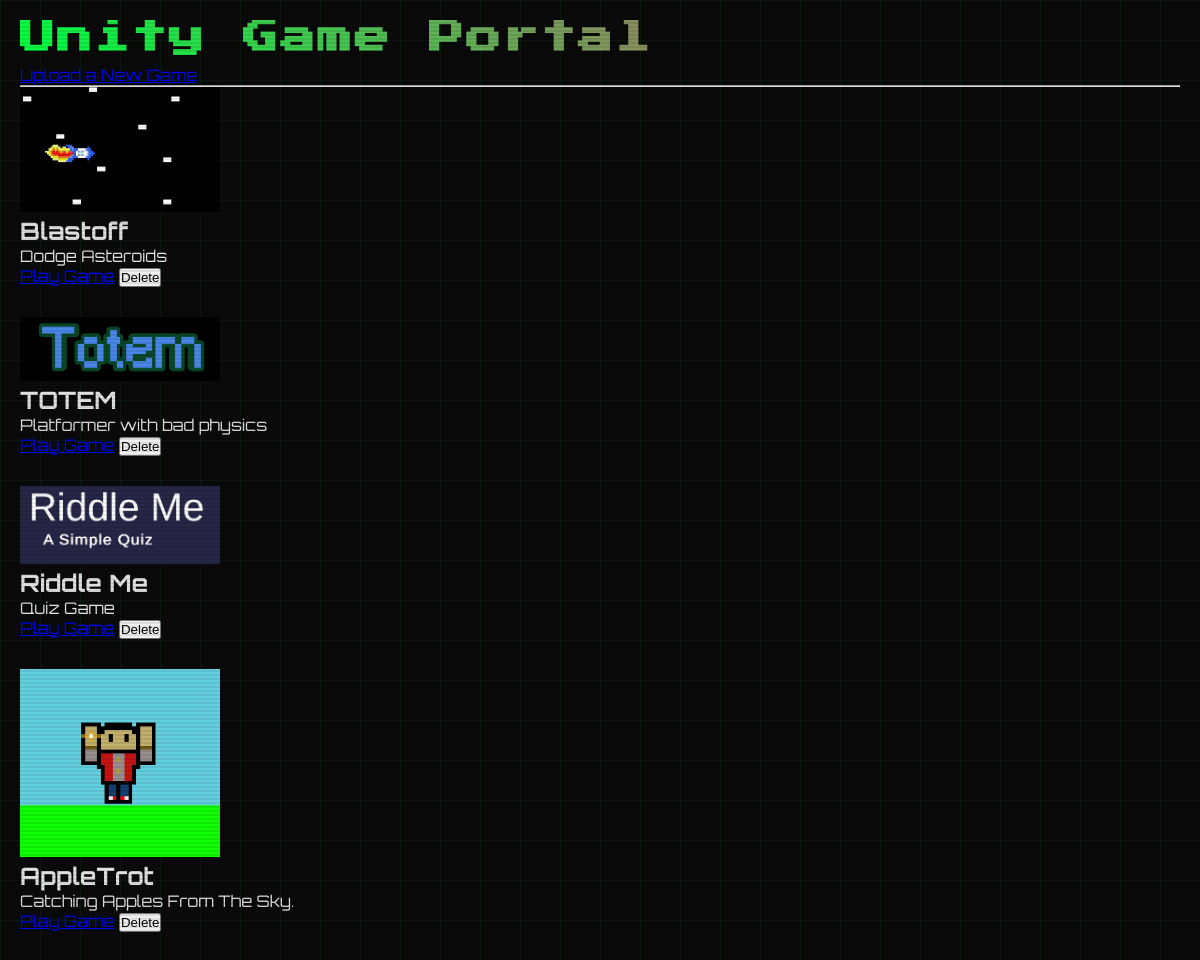
The page / on the database its author committed.
### tables this page shows
CREATE TABLE games (
    id INTEGER PRIMARY KEY AUTOINCREMENT,
    title TEXT,
    slug TEXT UNIQUE,
    description TEXT,
    thumbnail TEXT,
    game_path TEXT,
    upload_date TEXT
);

### flask_app.py (the view)
@app.route('/')
def homepage():
    conn = sqlite3.connect('db.sqlite3')
    c = conn.cursor()
    c.execute('SELECT title, slug, description, thumbnail FROM games ORDER BY upload_date DESC')
    games = c.fetchall()
    conn.close()
    return render_template('index.html', games=games)

### templates/index.html (shortened to what this page needs)
<!DOCTYPE html>
<html>
<head>
	<link rel="stylesheet" href="{{ url_for('static', filename='css/style.css') }}">
</head>
<body>
    <h1>Unity Game Portal</h1>
    <a href="/upload">Upload a New Game</a>
    <hr>
    {% for game in games %}
        <div style="margin-bottom: 30px;">
            <img src="{{ game[3] }}" alt="Thumbnail" width="200"><br>
            <h2>{{ game[0] }}</h2>
            <p>{{ game[2] }}</p>
            <a href="/play/{{ game[1] }}">Play Game</a>
            <form action="/delete/{{ game[1] }}" method="POST" style="display:inline;">
                <button type="submit" onclick="return confirm('Delete this game?')">Delete</button>
            </form>
        </div>
    {% endfor %}
</body>
</html>

### static/css/style.css (style rules this page uses)
* { margin: 0; padding: 0; box-sizing: border-box; }
body { font-family: 'Orbitron', 'Segoe UI', Tahoma, Geneva, Verdana, sans-serif; background: #0a0a0a; background-image: linear-gradient(rgba(0, 255, 65, 0.06) 1px, transparent 1px), linear-gradient(90deg, rgba(0, 255, 65, 0.06) 1px, transparent 1px); background-size: 40px 40px; color: #e0e0e0; min-height: 100vh; padding: 20px; }
body::before { content: ''; position: fixed; top: 0; left: 0; right: 0; bottom: 0; background: repeating-linear-gradient( 0deg, transparent, transparent 2px, rgba(0, 0, 0, 0.08) 2px, rgba(0, 0, 0, 0.08) 4px ); pointer-events: none; z-index: 9999; }
h1 { font-family: 'Press Start 2P', monospace; font-size: 2.2rem; background: linear-gradient(45deg, #00ff41, #ff2d78); -webkit-background-clip: text; -webkit-text-fill-color: transparent; background-clip: text; margin-bottom: 10px; letter-spacing: 2px; animation: flicker 4s infinite; }

### rows shown on the page
games: shows a picture, title "Blastoff", description "Dodge Asteroids"
games: shows a picture, title "TOTEM", description "Platformer with bad physics"
games: shows a picture, title "Riddle Me", description "Quiz Game"
games: shows a picture, title "AppleTrot", description "Catching Apples From The Sky."
